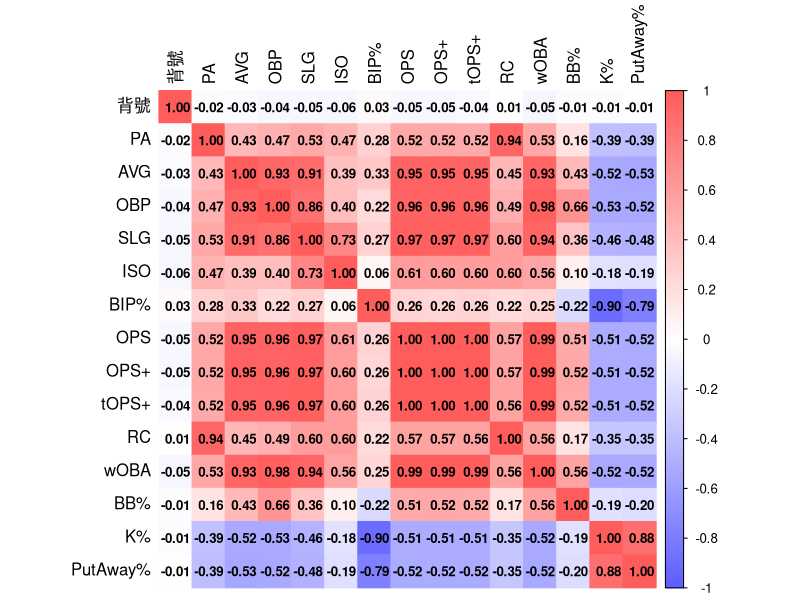
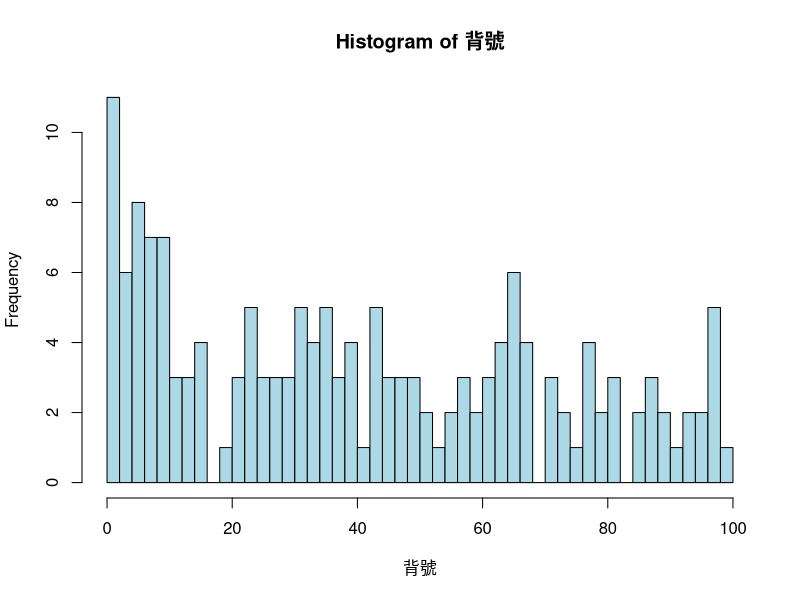
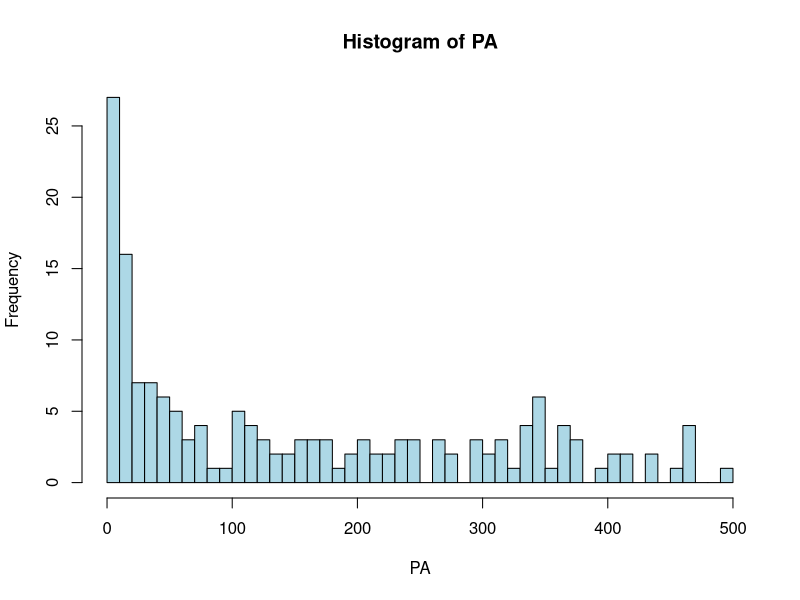
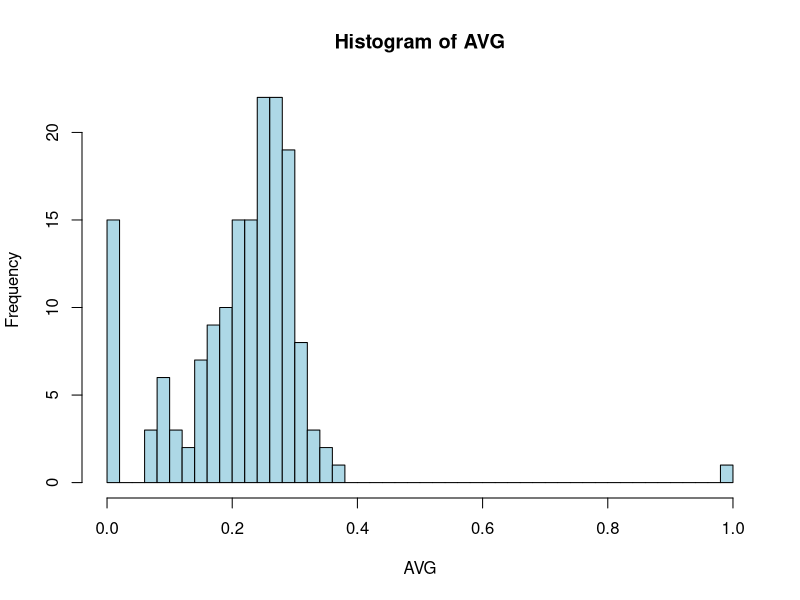
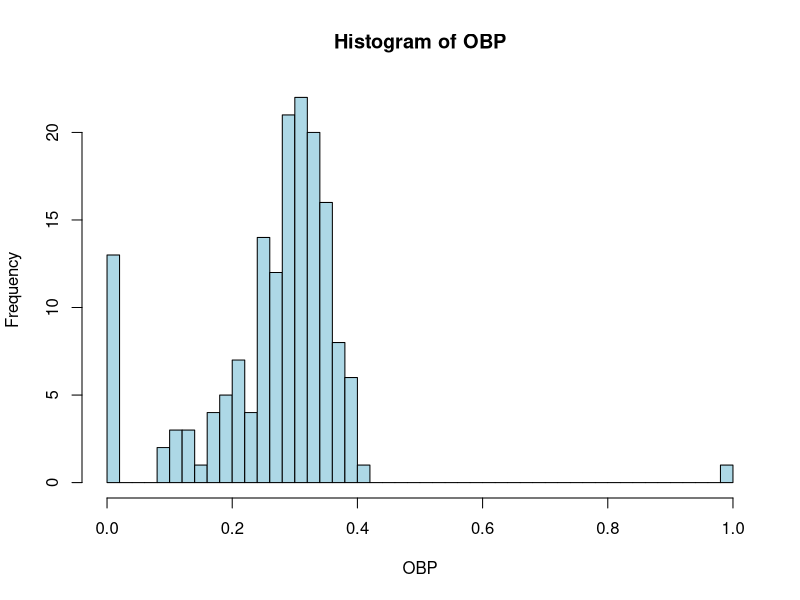
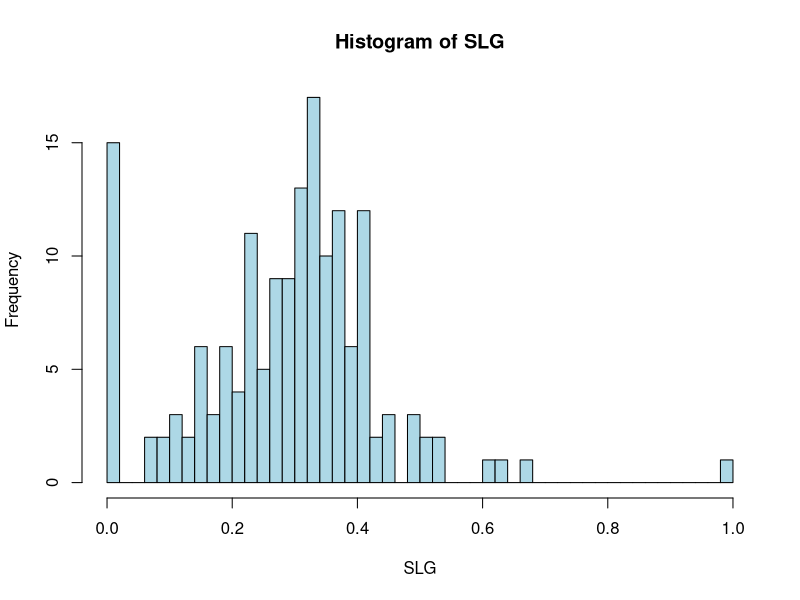
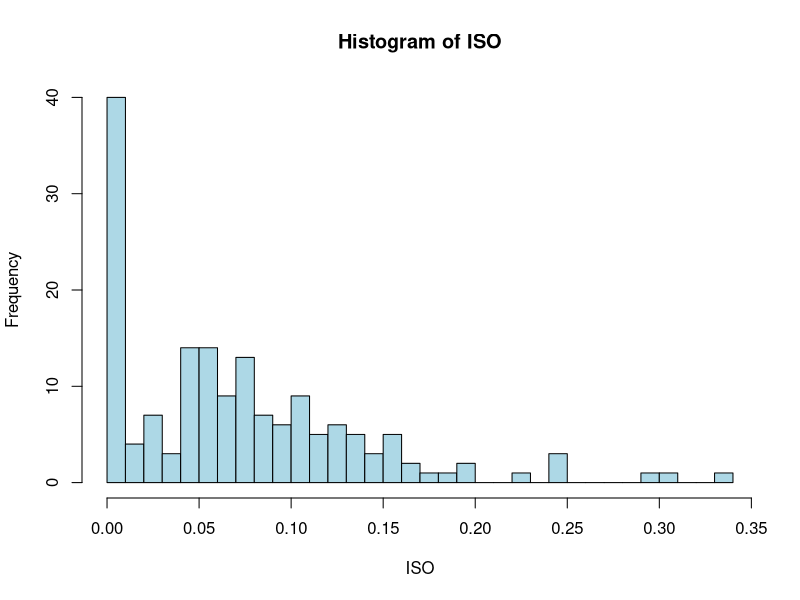
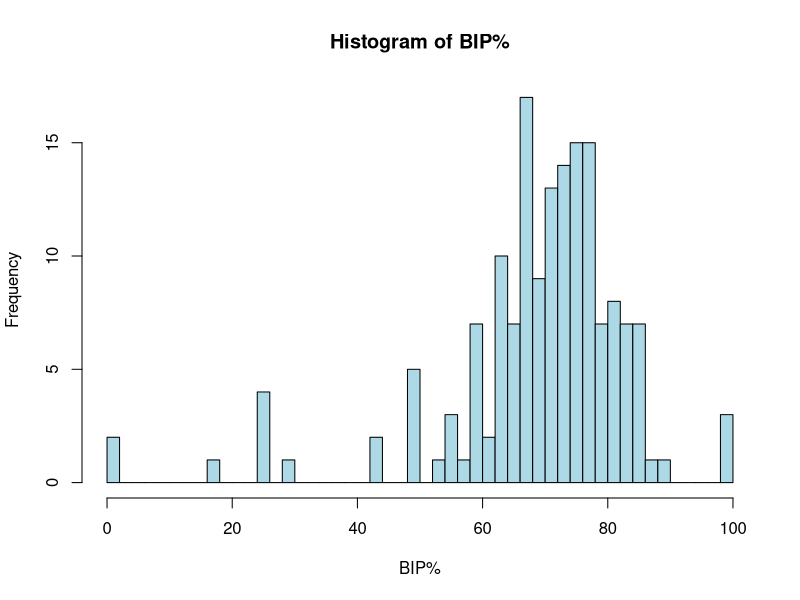

Generate these figures, in order, with R:
## ---- chunk 1
#install.packages("readxl")
#install.packages("corrplot")
## ---- chunk 2
library(readxl)
library(corrplot)
## ---- chunk 3
data <- read_excel("CTBC_hitter.xlsx")
## ---- chunk 4
head(data)
summary(data)
## ---- chunk 5
#選出數值型變數
data_num <- data[, sapply(data, is.numeric)]

#將corr存為矩陣
data_corr_matrix <- cor(data_num, use = "complete.obs")
#cat(data_corr_matrix)

#plot
corrplot(data_corr_matrix, 
         method = "color", #顏色表示相關性
         col=colorRampPalette(c("#5D5DFF","white","#FF5C5C"))(200), #修改顏色
         addCoef.col = "black", #將數值放在格子上
         number.cex = 0.8, #方格上數字大小
         tl.col = "black" #標籤顏色
         )
## ---- chunk 6
#觀察每個變數
for(col_name in names(data_num)) {
  hist(data_num[[col_name]],
       main = paste("Histogram of", col_name),
       xlab = col_name,
       col = "lightblue",
       breaks = 40
       )
}
